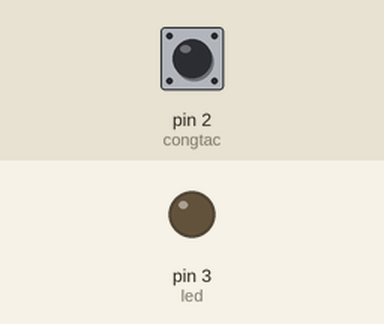
Simulated run of this sketch. Board: Arduino Uno, built with avr-gcc and run on an emulated ATmega328P. Parts: output pins drawn as LEDs (lit = HIGH). The inputs (shaded band) are chosen by the test bench; at power-on: pin 2 (congtac) HIGH.

Above: at 1.2 s.
1.3 s: pin 2 (congtac) pulled LOW for 0.15 s
At 1.37 s:
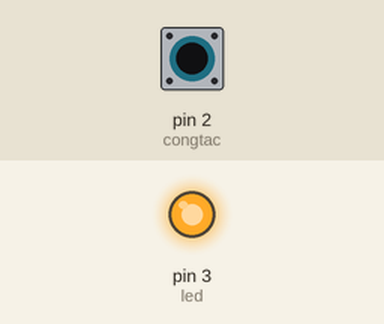
2.9 s: pin 2 (congtac) pulled LOW for 3.2 s
At 7.2 s:
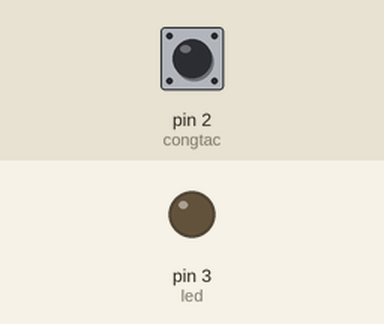
Timing chart, 0 to 8.7 s (numbered marks = the images above; inputs shaded):
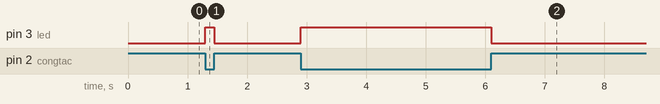

Measured:
- after the input at 1.3 s, pin 3 (led): LOW → HIGH at once, → LOW 0.15 s later
- after the input at 2.9 s, pin 3 (led): LOW → HIGH at once, → LOW 3.2 s later

The sketch:

Ultrasonic_Distance_Sensor_1.ino
```cpp
int congtac = 2;
int led=3;
void setup()
{
  pinMode(congtac, INPUT_PULLUP);
  pinMode(led, OUTPUT);
  Serial.begin(9600);
}
void loop()
{
  int trangthai=digitalRead(congtac);
  if(trangthai==0)
  {
    digitalWrite(led, HIGH);
  }else
  {
    digitalWrite(led, LOW);
  }
}
```

stunning_bombul2.ino
```cpp

```
